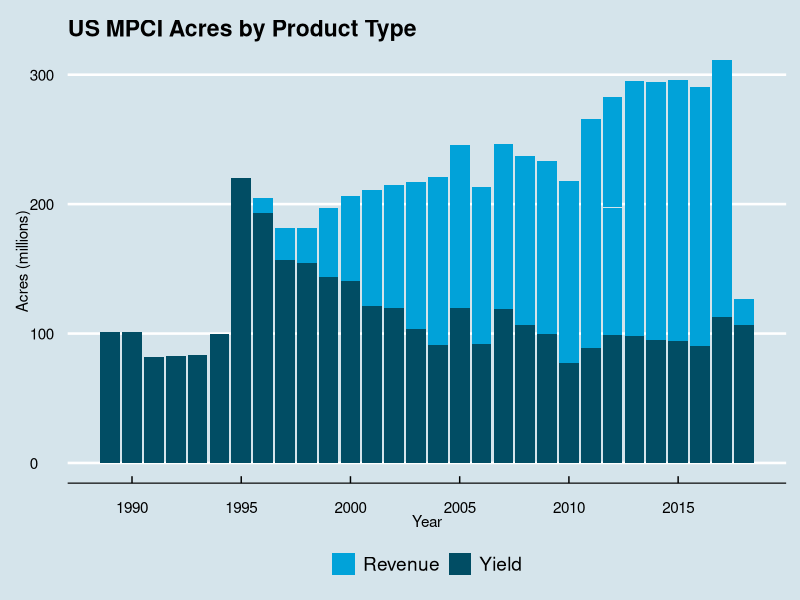
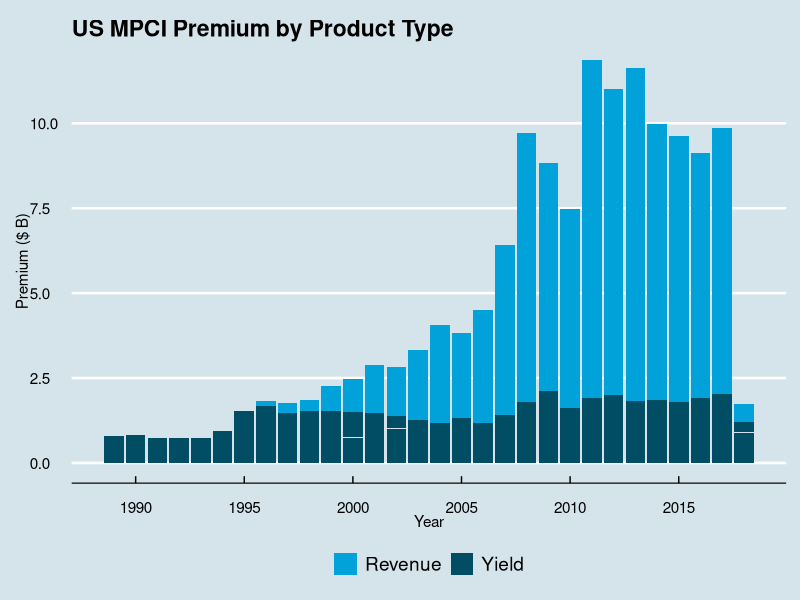
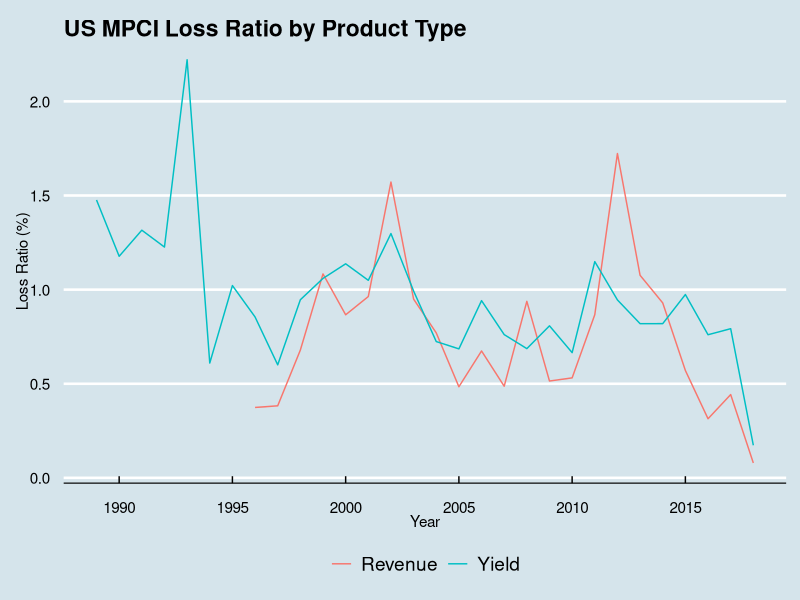
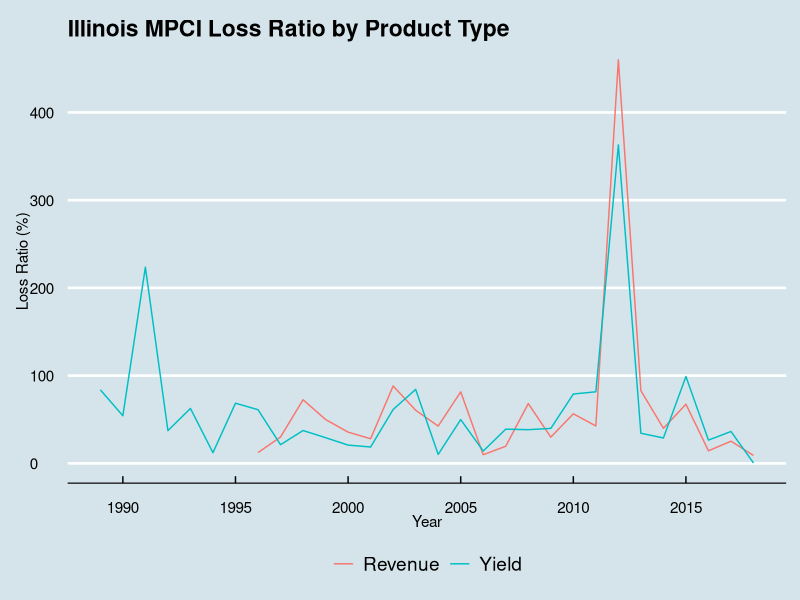

The R source for these figures, in order: (Note: this script raises an error after producing the figures.)
library(tidyverse)
library(ggthemes)
library(scales)

## read in summary of business data from csv
sob_by_state_year_plan <- read_csv('./data/sob_by_state_year_plan.csv')


## US MPCI Acres by Product Type (Revenue vs. Yield)
g_acres <- ggplot() + theme_economist() + scale_fill_economist() +
  geom_bar(aes(y = acres/1e6, x = year,  fill = PlanType), 
           data = sob_by_state_year_plan, stat="identity") +
  scale_x_continuous(breaks = scales::pretty_breaks(n = 10)) +
  theme(legend.position="bottom", legend.direction="horizontal",
        legend.title = element_blank()) +
  labs(x="Year", y="Acres (millions)") +
  ggtitle("US MPCI Acres by Product Type")
g_acres 

## same as above but premium on the Y axis
g_prem <- ggplot() + theme_economist() + scale_fill_economist() +
  geom_bar(aes(y = prem/1e9, x = year,  fill = PlanType), 
           data = sob_by_state_year_plan, stat="identity")+
  scale_x_continuous(breaks = scales::pretty_breaks(n = 10))  +
  theme(legend.position="bottom", legend.direction="horizontal",
        legend.title = element_blank()) +
  labs(x="Year", y="Premium ($ B)") +
  ggtitle("US MPCI Premium by Product Type")
g_prem

## kick out the state grouping then plot loss ratio over time by product type
sob_by_state_year_plan %>%
  group_by(year, PlanType) %>% #changed this grouping is all we do here
  summarize(liab = sum(liab), prem=sum(prem), indem=sum(indem), 
            acres=sum(acres, na.rm=TRUE)) ->
sob_by_state_year_plan_no_state

# now plot loss ratio over time by group
g_lr <- ggplot() + theme_economist() + scale_fill_economist() +
  geom_line(aes(y = indem / prem , x = year,  color = PlanType), 
           data = sob_by_state_year_plan_no_state, stat="identity")+
  scale_x_continuous(breaks = scales::pretty_breaks(n = 10))  +
  theme(legend.position="bottom", legend.direction="horizontal",
        legend.title = element_blank()) +
  labs(x="Year", y="Loss Ratio (%)") +
  ggtitle("US MPCI Loss Ratio by Product Type")
g_lr

## same as above but only IL
g_lr_il <- ggplot() + theme_economist() + scale_fill_economist() +
  geom_line(aes(y = (indem/prem) * 100 , x = year,  color = PlanType), 
            data = filter(sob_by_state_year_plan, stAbbr=='IL'), stat="identity")+
  scale_x_continuous(breaks = scales::pretty_breaks(n = 10))  +
  theme(legend.position="bottom", legend.direction="horizontal",
        legend.title = element_blank()) +
  labs(x="Year", y="Loss Ratio (%)") +
  ggtitle("Illinois MPCI Loss Ratio by Product Type")
g_lr_il

## let's pull out IL CORN and split it out by coverage level
## see if we can see a pattern in the shape of the underlying
sob %>% 
  filter(quantType == 'Acres',        # field crops only 
         planAbbr %in% c('APH','YP'), # yield only
         stAbbr == 'IL', cropName == 'CORN', 
         covLevel > .5) %>%          # kick out the low cover levels
  group_by(year,covLevel) %>% 
  summarize(claim_rate = sum(indemCount) / sum(unitsReportingPrem), 
            prem = sum(prem), 
            indem = sum(indem), 
            lr = sum(indem) / sum(prem)) %>%
  filter(year %in% c(2015, 2016, 2012)) -> # 2016-g 2015-m 2012-b
claims_rate_covlevel

sob %>% 
  filter(quantType == 'Acres',        # field crops only 
         planAbbr %in% c('APH','YP'), # yield only
         stAbbr == 'IL', cropName == 'CORN', 
         covLevel > .5) %>%          # kick out the low cover levels
  group_by(year,covLevel) %>% 
  summarize(claim_rate = sum(indemCount) / sum(unitsReportingPrem), 
            prem = sum(prem), 
            indem = sum(indem), 
            lr = sum(indem) / sum(prem)) %>%
  filter(year %in% c(2002, 2005, 2012)) ->
claims_rate_covlevel


## for the 3 years we selected above let's plot claim rate vs cover level
## grouped by year so we can better understand the shape
g_cov_level <- ggplot() + theme_economist() + scale_fill_economist() +
  geom_point(aes(y = claim_rate*100 , x = covLevel,  color = as.character(year)), 
             data = claims_rate_covlevel, stat="identity") +
  geom_line(aes(y = claim_rate*100 , x = covLevel,  color = as.character(year)), 
            data = claims_rate_covlevel, stat="identity") +
  theme(legend.position="bottom", legend.direction="horizontal",
        legend.title = element_blank()) +
  labs(x="Coverage Level", y="Claim Rate (%)") +
  scale_x_continuous(limits=c(.5, 1), breaks = scales::pretty_breaks(n = 10))  +
  ggtitle("Yield Protection: Claim Rate by Coverage Level")
g_cov_level


## create 3 CDFs to illustrate what's going on with the prior graph
c_level <- seq( from=0, to=1.5, by=.1)

plot(function(x) pbeta(x, shape1=20, shape2=5 ), .5, 1)  
plot(function(x) pbeta(x, shape1=2, shape2=6 ), .5, 1, add=TRUE)
#plot(function(x) pbeta(x, shape1=2, shape2=8 ), 0, 1, add=TRUE)

plot(function(x) pbeta(x, shape1=9, shape2=8 ), .5, 1, add=TRUE, col='blue')
plot(function(x) pbeta(x, shape1=9, shape2=10 ), .5, 1, add=TRUE, col='blue')


fit_beta_cdf <- function(x,y) {
  beta_func <- function(par, x) sum( (pbeta( x, par[1], par[2]) - y)**2 ) 
  #out <- optim(c(1,.8), beta_func, method="CG", x=x)
  out <- optim(c(1,.8), lower=c(1,.9), upper=c(100,100), beta_func, method="L-BFGS-B", x=x)
  
  #plot(function(x) pbeta(x, shape1=out$par[1], shape2=out$par[2] ), 0, 1.5, col='red')
  #lines(x,y, col='blue')
  plot(function(x) dbeta(x, shape1=out$par[1], shape2=out$par[2] ), 0, 1.5)
  return(out$par) 
}

beta_on_group <- function(dat){
  params <- fit_beta_cdf(dat$covLevel, dat$claim_rate) 
  out <- data.frame(year = unique(dat$year), 
                    b1 = params[1], 
                    b2 = params[2])
  return(out)
}
claims_rate_covlevel %>%
  group_by(year) %>%
  do(beta_on_group(.)) ->
m

f1 <- function(x) pbeta(x, shape1=1.01, shape2=.9 ) * 100


g_cov_level +
layer(stat = "function",
      fun = f1, 
      mapping = aes(color = "f1") # Give a meaningful name to color
) 

g_cov_level +
  stat_function(fun = f1)

f <- ggplot(data.frame(x = c(0, 1)), aes(x))

f + stat_function(fun = f1)



############ Commodity price data 
sob_by_state_year_plan <- read_csv('./data/sob_by_state_year_plan.csv')


years <- 1989:2017
graph_list <- lapply(years, plot_corn_prices)

list_to_plot <- graph_list[c(20, 24, 27, 28)]
library(gridExtra)
do.call("grid.arrange", c(list_to_plot, ncol=2))



